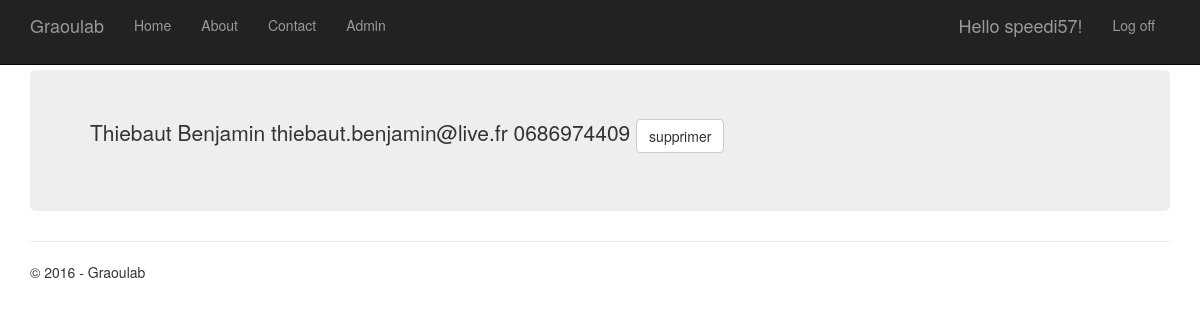
Screenshot of /Admin/ListUser/ (signed in) with the database file from the repository.
### app/models/InfoSite.py (models this page shows)
class Config(models.Model):
    NomLab			= models.CharField(max_length=30)
    AdresseContact 	= models.CharField(max_length=30)
    Rue 			= models.CharField(max_length=150)
    ville 			= models.CharField(max_length=30)
    CodePostal		= models.CharField(max_length=30)

### app/models/utilisateur.py (models this page shows)
class utilisateur(models.Model):
	user 		= models.OneToOneField(User, unique=True)
	Image 		= models.ImageField(upload_to=None, height_field=None, width_field=None, max_length=100)
	PhoneNumber = models.CharField(max_length=15)

### app/views.py (the view)
# urls.py: url(r'^Admin/ListUser/$', views.ListUser, name='ListUser'),
@user_passes_test(lambda u: u.is_superuser)
def ListUser(request):
    return render(
    request,
    'app/ListUser.html',
    context =
        {
            'title':'List Des utilisateur',
            'type': 'Licences',
            'data' : utilisateur.objects.all(),
            'year':datetime.now().year,
        })

### app/templatetags/MyTag.py (called while the page is built)
@register.simple_tag
def SiteName():
    return Config.objects.all().last().NomLab

### app/templates/app/ListUser.html
{% extends "app/layout.html" %}
{% block content %}
{% load staticfiles %}
<div class="jumbotron">
{% for i in data %}
	<p itemprop="name">{{i.user.first_name}} {{i.user.last_name}} {{i.user.email}} {{i.PhoneNumber}} <a href="/Admin/{{ type }}/Suppr/{{i.Nom}}" class="btn btn-default"> supprimer</a></p>
{% endfor %}
</div>
{% endblock %}

### app/templates/app/layout.html (shortened to what this page needs)
﻿<!DOCTYPE html>
<html>
<head>
    {% load staticfiles %}
    <link rel="stylesheet" type="text/css" href="{% static 'app/content/bootstrap.min.css' %}" />
    <link rel="stylesheet" type="text/css" href="{% static 'app/content/site.css' %}" />
</head>
{% load MyTag %}
<body>
    <div class="navbar navbar-inverse navbar-fixed-top">
        <div class="container">
            <div class="navbar-header">
                <a href="/" class="navbar-brand">{% SiteName %}</a>
            </div>
            <div class="navbar-collapse collapse">
                <ul class="nav navbar-nav">
                    <li><a href="{% url 'home' %}">Home</a></li>
                    <li><a href="{% url 'about' %}">About</a></li>
                    <li><a href="{% url 'contact' %}">Contact</a></li>
                    {% if user.is_superuser %}
                    <li><a href="{% url 'admin' %}">Admin</a></li>
                    {% endif %}
                </ul>
                {% include 'app/loginpartial.html' %}
            </div>
        </div>
    </div>
    <div class="container body-content">
{% block content %}{% endblock %}
        <hr/>
        <footer>
            <p>&copy; {{ year }} - {% SiteName %}</p>
        </footer>
    </div>
</body>
</html>

### app/templates/app/loginpartial.html (shortened to what this page needs)
{% if user.is_authenticated %}
<form id="logoutForm" action="/logout" method="post" class="navbar-right">
    <ul class="nav navbar-nav navbar-right">
        <li><span class="navbar-brand">Hello {{ user.username }}!</span></li>
        <li><a href="{% url 'logout' %}">Log off</a></li>
    </ul>
</form>
{% else %}
<ul class="nav navbar-nav navbar-right">
    <li><a href="{% url 'login' %}">Log in</a></li>
    <li><a href="{% url 'register' %}">S'inscrire</a></li>
</ul>
{% endif %}

### rows the page displays
Config: NomLab "Graoulab"
utilisateur: user.first_name "Thiebaut", user.last_name "Benjamin", user.email "thiebaut.benjamin@live.fr", PhoneNumber "0686974409"

### other values shown
{{ user.username }} "speedi57"
